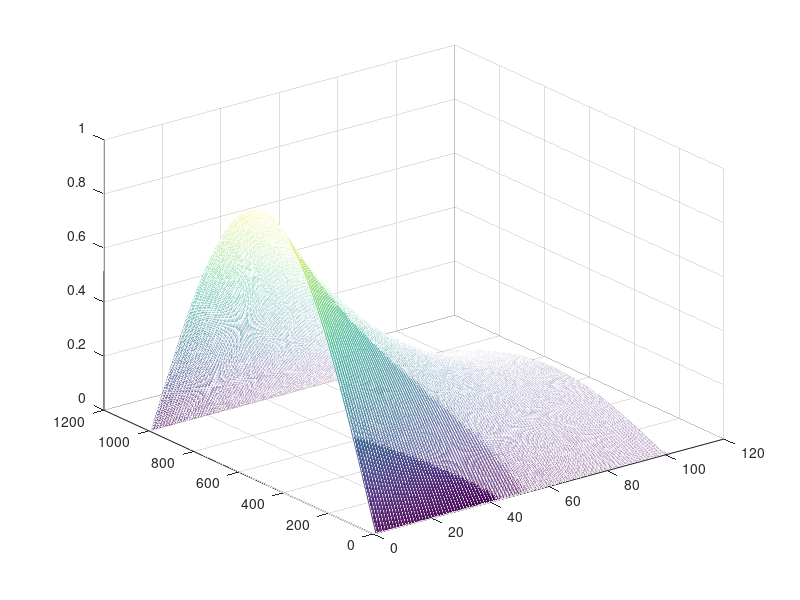

Write MATLAB code to recreate this figure.
clc;
clear;

% Parameters
c = 0.1;
L = 1;

nx = 1000;
nt = 100;

Tmax = 5*0.42;

% Derived Parameters
h = L/nx;
dt = Tmax / nt;

A = -gallery('tridiag', nx-1) / h^2;
I = speye(nx-1);

% Initial condition
x = linspace(0, L, nx+1)';

% Initialize Temp matrix_type
T = zeros(nx+1, nt+1);
T(:,1) = sin(pi*x);

% Advance in time
for i = 2:nt
    T(2:nx, i) = (I-dt*c*A)\T(2:nx,i-1);
end

mesh(T);
